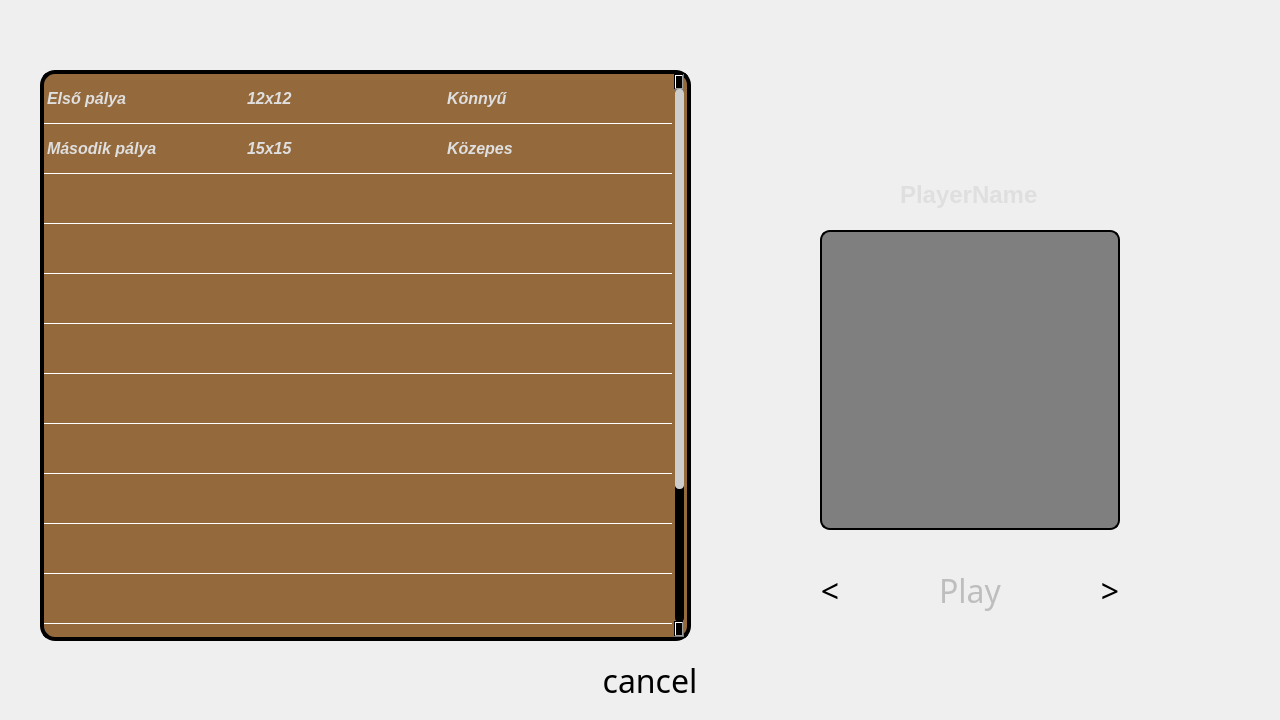
<?xml version="1.0" encoding="UTF-8"?>
<ui version="4.0">
 <class>GameLoader</class>
 <widget class="QWidget" name="GameLoader">
  <property name="geometry">
   <rect>
    <x>0</x>
    <y>0</y>
    <width>1280</width>
    <height>720</height>
   </rect>
  </property>
  <property name="minimumSize">
   <size>
    <width>1280</width>
    <height>720</height>
   </size>
  </property>
  <property name="maximumSize">
   <size>
    <width>1280</width>
    <height>720</height>
   </size>
  </property>
  <property name="windowTitle">
   <string>Form</string>
  </property>
  <property name="styleSheet">
   <string notr="true">#GameLoader{
background-image: url(:/resources/img/backgrounds/gameLoaderBackground.jpg);
}

QScrollBar:horizontal
 {
     height: 15px;
     margin: 3px 15px 3px 15px;
     border: 1px transparent #2A2929;
     border-radius: 4px;
     background-color: yellow; 
 }

 QScrollBar::handle:horizontal
 {
     background-color: blue;
     min-width: 5px;
     border-radius: 4px;
 }

 QScrollBar::add-line:horizontal
 {
     margin: 0px 3px 0px 3px;
     width: 10px;
     height: 10px;
     subcontrol-position: right;
     subcontrol-origin: margin;
 }

 QScrollBar::sub-line:horizontal
 {
     margin: 0px 3px 0px 3px;
     height: 10px;
     width: 10px;
     subcontrol-position: left;
     subcontrol-origin: margin;
 }

 QScrollBar::add-line:horizontal:hover,QScrollBar::add-line:horizontal:on
 {
     height: 10px;
     width: 10px;
     subcontrol-position: right;
     subcontrol-origin: margin;
 }


 QScrollBar::sub-line:horizontal:hover, QScrollBar::sub-line:horizontal:on
 {
     height: 10px;
     width: 10px;
     subcontrol-position: left;
     subcontrol-origin: margin;
 }

 QScrollBar::up-arrow:horizontal, QScrollBar::down-arrow:horizontal
 {
     background: none;
 }


 QScrollBar::add-page:horizontal, QScrollBar::sub-page:horizontal
 {
     background: none;
 }

 QScrollBar:vertical
 {
     background-color: #000000;
     width: 15px;
     margin: 15px 3px 15px 3px;
     border: 1px black #2A2929;
     border-radius: 4px;
 }

 QScrollBar::handle:vertical
 {
     background-color: #cdcdcd;         /* #605F5F; */
     min-height: 5px;
     border-radius: 4px;
 }

 QScrollBar::sub-line:vertical
 {
     margin: 3px 0px 3px 0px;
     height: 10px;
     width: 10px;
     subcontrol-position: top;
     subcontrol-origin: margin;
 }

 QScrollBar::add-line:vertical
 {
     margin: 3px 0px 3px 0px;
     height: 10px;
     width: 10px;
     subcontrol-position: bottom;
     subcontrol-origin: margin;
 }

 QScrollBar::sub-line:vertical:hover,QScrollBar::sub-line:vertical:on
 {
     height: 10px;
     width: 10px;
     subcontrol-position: top;
     subcontrol-origin: margin;
 }


 QScrollBar::add-line:vertical:hover, QScrollBar::add-line:vertical:on
 {
     height: 10px;
     width: 10px;
     subcontrol-position: bottom;
     subcontrol-origin: margin;
 }

 QScrollBar::up-arrow:vertical, QScrollBar::down-arrow:vertical
 {
     background: none;
 }


 QScrollBar::add-page:vertical, QScrollBar::sub-page:vertical
 {
     background: none;
 }

QTableWidget {background-color: rgba(117, 61, 0,190);
outline: 0;
color: #dfdfdf;
}
QHeaderView::section {background-color: transparent;}
QHeaderView {background-color: rgba(69, 36, 1,180);
color: #dfdfdf;
font-size: 18px;
}
QTableCornerButton::section {background-color: transparent;}
QTableWidget::item:selected{ 
background-color: rgba(214, 137, 56,170); 
}</string>
  </property>
  <widget class="QTableWidget" name="maps">
   <property name="geometry">
    <rect>
     <x>40</x>
     <y>70</y>
     <width>651</width>
     <height>571</height>
    </rect>
   </property>
   <property name="font">
    <font>
     <pointsize>12</pointsize>
     <weight>75</weight>
     <italic>true</italic>
     <bold>true</bold>
    </font>
   </property>
   <property name="styleSheet">
    <string notr="true">#maps{
border: 4px solid black;
border-radius: 15px;
color: #dfdfdf;
}

#maps::item{
border-bottom: 1px solid white;
}</string>
   </property>
   <property name="verticalScrollBarPolicy">
    <enum>Qt::ScrollBarAlwaysOn</enum>
   </property>
   <property name="horizontalScrollBarPolicy">
    <enum>Qt::ScrollBarAlwaysOff</enum>
   </property>
   <property name="sizeAdjustPolicy">
    <enum>QAbstractScrollArea::AdjustIgnored</enum>
   </property>
   <property name="editTriggers">
    <set>QAbstractItemView::NoEditTriggers</set>
   </property>
   <property name="tabKeyNavigation">
    <bool>false</bool>
   </property>
   <property name="showDropIndicator" stdset="0">
    <bool>false</bool>
   </property>
   <property name="dragDropOverwriteMode">
    <bool>false</bool>
   </property>
   <property name="selectionMode">
    <enum>QAbstractItemView::SingleSelection</enum>
   </property>
   <property name="selectionBehavior">
    <enum>QAbstractItemView::SelectRows</enum>
   </property>
   <property name="verticalScrollMode">
    <enum>QAbstractItemView::ScrollPerPixel</enum>
   </property>
   <property name="horizontalScrollMode">
    <enum>QAbstractItemView::ScrollPerPixel</enum>
   </property>
   <property name="showGrid">
    <bool>false</bool>
   </property>
   <property name="gridStyle">
    <enum>Qt::NoPen</enum>
   </property>
   <property name="cornerButtonEnabled">
    <bool>false</bool>
   </property>
   <property name="rowCount">
    <number>15</number>
   </property>
   <property name="columnCount">
    <number>6</number>
   </property>
   <attribute name="horizontalHeaderVisible">
    <bool>false</bool>
   </attribute>
   <attribute name="horizontalHeaderCascadingSectionResizes">
    <bool>false</bool>
   </attribute>
   <attribute name="horizontalHeaderMinimumSectionSize">
    <number>200</number>
   </attribute>
   <attribute name="horizontalHeaderShowSortIndicator" stdset="0">
    <bool>false</bool>
   </attribute>
   <attribute name="horizontalHeaderStretchLastSection">
    <bool>true</bool>
   </attribute>
   <attribute name="verticalHeaderVisible">
    <bool>false</bool>
   </attribute>
   <attribute name="verticalHeaderDefaultSectionSize">
    <number>50</number>
   </attribute>
   <attribute name="verticalHeaderStretchLastSection">
    <bool>false</bool>
   </attribute>
   <row/>
   <row/>
   <row/>
   <row/>
   <row/>
   <row/>
   <row/>
   <row/>
   <row/>
   <row/>
   <row/>
   <row/>
   <row/>
   <row/>
   <row/>
   <column>
    <property name="text">
     <string>Pályanév</string>
    </property>
   </column>
   <column>
    <property name="text">
     <string>Méret</string>
    </property>
   </column>
   <column>
    <property name="text">
     <string>Nehézség</string>
    </property>
   </column>
   <column/>
   <column/>
   <column/>
   <item row="0" column="0">
    <property name="text">
     <string>Első pálya</string>
    </property>
   </item>
   <item row="0" column="1">
    <property name="text">
     <string>12x12</string>
    </property>
   </item>
   <item row="0" column="2">
    <property name="text">
     <string>Könnyű</string>
    </property>
   </item>
   <item row="1" column="0">
    <property name="text">
     <string>Második pálya</string>
    </property>
   </item>
   <item row="1" column="1">
    <property name="text">
     <string>15x15</string>
    </property>
   </item>
   <item row="1" column="2">
    <property name="text">
     <string>Közepes</string>
    </property>
   </item>
  </widget>
  <widget class="QPushButton" name="nextBtn">
   <property name="geometry">
    <rect>
     <x>1080</x>
     <y>560</y>
     <width>60</width>
     <height>60</height>
    </rect>
   </property>
   <property name="sizePolicy">
    <sizepolicy hsizetype="Minimum" vsizetype="Preferred">
     <horstretch>0</horstretch>
     <verstretch>0</verstretch>
    </sizepolicy>
   </property>
   <property name="maximumSize">
    <size>
     <width>60</width>
     <height>60</height>
    </size>
   </property>
   <property name="font">
    <font>
     <family>Cooper Black</family>
     <pointsize>24</pointsize>
    </font>
   </property>
   <property name="autoFillBackground">
    <bool>false</bool>
   </property>
   <property name="styleSheet">
    <string notr="true">QPushButton[flat=true]{
background-color: rgba(89, 22, 9,200);
color :  #dfdfdf;
border: 4px solid #cdcdcd;
border-radius: 20px;
}

QPushButton:pressed[flat=true]{
background-color: rgba(89, 22, 9,200);
color :  #eef205;
border: 4px solid #eef205;
border-radius: 20px;
}</string>
   </property>
   <property name="text">
    <string>&gt;</string>
   </property>
   <property name="flat">
    <bool>true</bool>
   </property>
  </widget>
  <widget class="QPushButton" name="prevBtn">
   <property name="geometry">
    <rect>
     <x>800</x>
     <y>560</y>
     <width>60</width>
     <height>60</height>
    </rect>
   </property>
   <property name="sizePolicy">
    <sizepolicy hsizetype="Minimum" vsizetype="Preferred">
     <horstretch>0</horstretch>
     <verstretch>0</verstretch>
    </sizepolicy>
   </property>
   <property name="maximumSize">
    <size>
     <width>60</width>
     <height>60</height>
    </size>
   </property>
   <property name="font">
    <font>
     <family>Cooper Black</family>
     <pointsize>24</pointsize>
    </font>
   </property>
   <property name="autoFillBackground">
    <bool>false</bool>
   </property>
   <property name="styleSheet">
    <string notr="true">QPushButton[flat=true]{
background-color: rgba(89, 22, 9,200);
color :  #dfdfdf;
border: 4px solid #cdcdcd;
border-radius: 20px;
}

QPushButton:pressed[flat=true]{
background-color: rgba(89, 22, 9,200);
color :  #eef205;
border: 4px solid #eef205;
border-radius: 20px;
}</string>
   </property>
   <property name="text">
    <string>&lt;</string>
   </property>
   <property name="flat">
    <bool>true</bool>
   </property>
  </widget>
  <widget class="QPushButton" name="playBtn">
   <property name="enabled">
    <bool>false</bool>
   </property>
   <property name="geometry">
    <rect>
     <x>880</x>
     <y>560</y>
     <width>180</width>
     <height>60</height>
    </rect>
   </property>
   <property name="sizePolicy">
    <sizepolicy hsizetype="Minimum" vsizetype="Preferred">
     <horstretch>0</horstretch>
     <verstretch>0</verstretch>
    </sizepolicy>
   </property>
   <property name="minimumSize">
    <size>
     <width>180</width>
     <height>60</height>
    </size>
   </property>
   <property name="maximumSize">
    <size>
     <width>16777215</width>
     <height>80</height>
    </size>
   </property>
   <property name="font">
    <font>
     <family>Cooper Black</family>
     <pointsize>24</pointsize>
    </font>
   </property>
   <property name="autoFillBackground">
    <bool>false</bool>
   </property>
   <property name="styleSheet">
    <string notr="true">QPushButton[flat=true]{
background-color: rgba(89, 22, 9,200);
color :  #dfdfdf;
border: 4px solid #cdcdcd;
border-radius: 20px;
}

QPushButton:pressed[flat=true]{
background-color: rgba(89, 22, 9,200);
color :  #eef205;
border: 4px solid #eef205;
border-radius: 20px;
}

QPushButton:disabled[flat=true]{
background-color: rgba(74, 68, 68,170);
}</string>
   </property>
   <property name="text">
    <string>Play</string>
   </property>
   <property name="flat">
    <bool>true</bool>
   </property>
  </widget>
  <widget class="PaintedWidget" name="playerPortraitWidget" native="true">
   <property name="geometry">
    <rect>
     <x>820</x>
     <y>230</y>
     <width>300</width>
     <height>300</height>
    </rect>
   </property>
   <property name="minimumSize">
    <size>
     <width>300</width>
     <height>300</height>
    </size>
   </property>
   <property name="maximumSize">
    <size>
     <width>300</width>
     <height>300</height>
    </size>
   </property>
   <property name="styleSheet">
    <string notr="true">#playerPortraitWidget{
background-color: rgba(0,0,0,120);
border: 2px solid black;
border-radius: 10px;
}</string>
   </property>
  </widget>
  <widget class="QLabel" name="playerNameLabel">
   <property name="geometry">
    <rect>
     <x>900</x>
     <y>180</y>
     <width>145</width>
     <height>29</height>
    </rect>
   </property>
   <property name="font">
    <font>
     <pointsize>18</pointsize>
     <weight>75</weight>
     <bold>true</bold>
    </font>
   </property>
   <property name="styleSheet">
    <string notr="true">#playerNameLabel{
color: #dfdfdf;
}</string>
   </property>
   <property name="text">
    <string>PlayerName</string>
   </property>
  </widget>
  <widget class="QPushButton" name="cancelBtn">
   <property name="geometry">
    <rect>
     <x>560</x>
     <y>650</y>
     <width>180</width>
     <height>60</height>
    </rect>
   </property>
   <property name="sizePolicy">
    <sizepolicy hsizetype="Minimum" vsizetype="Preferred">
     <horstretch>0</horstretch>
     <verstretch>0</verstretch>
    </sizepolicy>
   </property>
   <property name="minimumSize">
    <size>
     <width>180</width>
     <height>60</height>
    </size>
   </property>
   <property name="maximumSize">
    <size>
     <width>16777215</width>
     <height>80</height>
    </size>
   </property>
   <property name="font">
    <font>
     <family>Cooper Black</family>
     <pointsize>24</pointsize>
    </font>
   </property>
   <property name="autoFillBackground">
    <bool>false</bool>
   </property>
   <property name="styleSheet">
    <string notr="true">QPushButton[flat=true]{
background-color: rgba(89, 22, 9,200);
color :  #dfdfdf;
border: 4px solid #cdcdcd;
border-radius: 20px;
}

QPushButton:pressed[flat=true]{
background-color: rgba(89, 22, 9,200);
color :  #eef205;
border: 4px solid #eef205;
border-radius: 20px;
}</string>
   </property>
   <property name="text">
    <string>cancel</string>
   </property>
   <property name="flat">
    <bool>true</bool>
   </property>
  </widget>
 </widget>
 <customwidgets>
  <customwidget>
   <class>PaintedWidget</class>
   <extends>QWidget</extends>
   <header>paintedwidget.h</header>
   <container>1</container>
  </customwidget>
 </customwidgets>
 <resources/>
 <connections/>
</ui>
